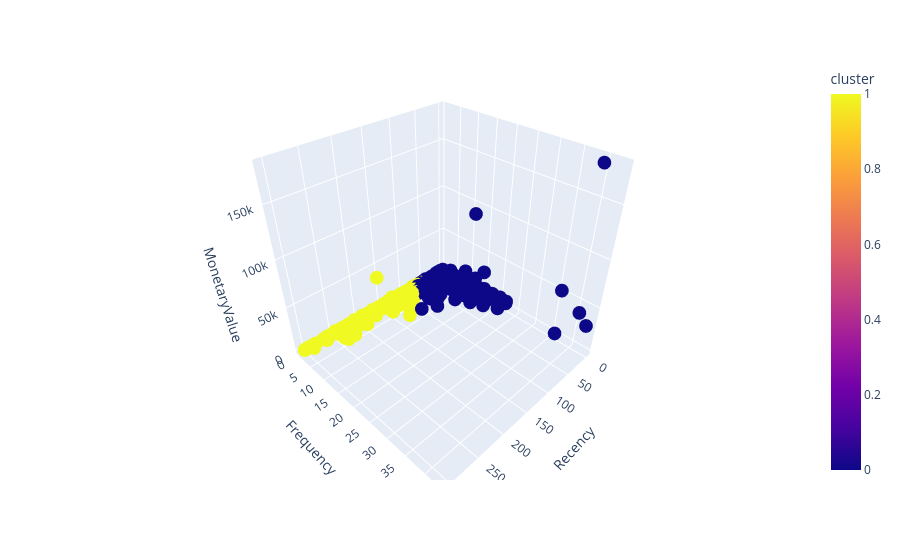

Notebook code for this chart:
### Code cell
fig = px.scatter_3d(test_df, x='Recency', y='Frequency', z='MonetaryValue',
              color='cluster')
fig.show()

### Figure 1 — Plotly figure (JSON) as saved in the notebook; plotly's stock layout.template omitted (floating-point values rounded to 4 significant figures; data arrays with more than 128 entries replaced by an {"elided": "..."} marker saying what was removed)
{"data": [{"hovertemplate": "Recency=%{x}<br>Frequency=%{y}<br>MonetaryValue=%{z}<br>cluster=%{marker.color}<extra></extra>", "legendgroup": "", "marker": {"color": {"elided": "724 float values"}, "coloraxis": "coloraxis", "symbol": "circle"}, "mode": "markers", "name": "", "scene": "scene", "showlegend": false, "type": "scatter3d", "x": {"elided": "724 int values"}, "y": {"elided": "724 int values"}, "z": {"elided": "724 float values"}}], "layout": {"coloraxis": {"colorbar": {"title": {"text": "cluster"}}, "colorscale": [[0, "#0d0887"], [0.1111, "#46039f"], [0.2222, "#7201a8"], [0.3333, "#9c179e"], [0.4444, "#bd3786"], [0.5556, "#d8576b"], [0.6667, "#ed7953"], [0.7778, "#fb9f3a"], [0.8889, "#fdca26"], [1, "#f0f921"]]}, "legend": {"tracegroupgap": 0}, "margin": {"t": 60}, "scene": {"domain": {"x": [0, 1], "y": [0, 1]}, "xaxis": {"title": {"text": "Recency"}}, "yaxis": {"title": {"text": "Frequency"}}, "zaxis": {"title": {"text": "MonetaryValue"}}}}}
